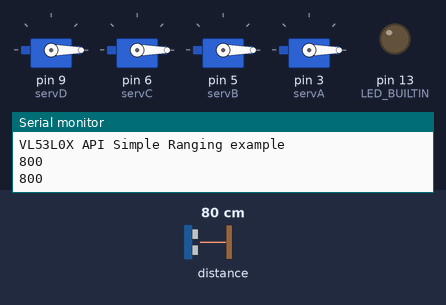
A sketch run on a simulated Arduino Uno, built with avr-gcc and run on an emulated ATmega328P. Shown: 4 × servo, output pins drawn as LEDs (lit = HIGH), the last lines printed to the serial monitor. The test bench sets the inputs (shaded band); at power-on: distance to the obstacle 80 cm.

Above: at 1.9 s.
2.0 s: distance to the obstacle set to 9 cm
At 2.45 s:
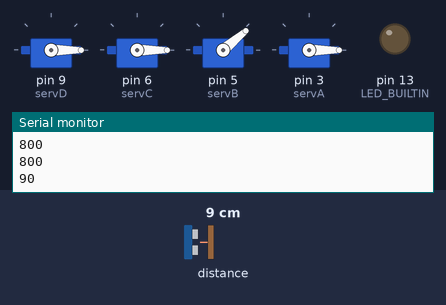
6.3 s: distance to the obstacle set to 35 cm
At 6.98 s:
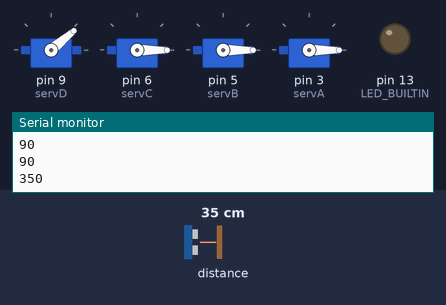
10.6 s: distance to the obstacle set to 2 cm
At 11.51 s:
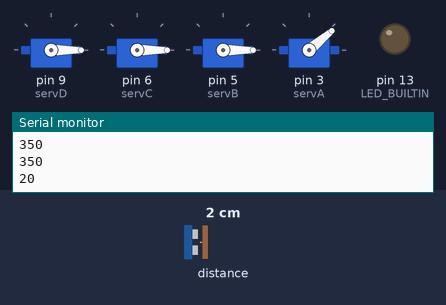
Timing chart, 0 to 20.9 s (numbered marks = the images above; inputs shaded):
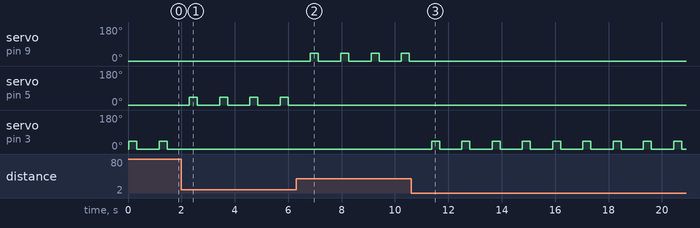

Measured:
- after the input at 2.0 s, servo on pin 5 (servB): alternates 40° for 0.30 s and 0° for 0.83 s, starting after 0.30 s; servo on pin 3 (servA): stops changing and stays 0°
- after the input at 6.3 s, servo on pin 9 (servD): alternates 40° for 0.30 s and 0° for 0.83 s, starting after 0.54 s; servo on pin 5 (servB): stops changing and stays 0°
- after the input at 10.6 s, servo on pin 9 (servD): stops changing and stays 0°; servo on pin 3 (servA): alternates 40° for 0.30 s and 0° for 0.83 s, starting after 0.77 s
- by itself, servo on pin 3 (servA): alternates 40° for 0.30 s and 0° for 0.83 s

The sketch:

VL53L0X_Servo070323.ino
```cpp
#include "Adafruit_VL53L0X.h"
#include "Servo.h"
Adafruit_VL53L0X lox = Adafruit_VL53L0X();
//these values will not change
int delayt = 300;
//these values will not change
int pos = 0;
// had to add servwrite pos=0 so on startup always initialized at 0 and won't drop product
int baseline = 400;
int offset = 30;
int Ddist = 350 + offset;
int Cdist = 250 + offset;
int Bdist = 150 + offset;
int Adist = 50 + offset;


//creating new servo object below
Servo servD;
Servo servC;
Servo servB;
Servo servA;


void setup() {
  Serial.begin(115200);
  pinMode(LED_BUILTIN, HIGH);
  // wait for serial port to open for native USB
  while (! Serial) {
    delay(1);
  }

  // We need to attach the servo to the used pin number
//  Servo1.attach(LEDLpin);
    servD.write(pos);
    servC.write(pos);
    servB.write(pos);
    servA.write(pos);
    servD.attach(9);
    servC.attach(6);
    servB.attach(5);
    servA.attach(3);
// const int Dpin = 9;
//const int Cpin = 6;
//const int Bpin = 5;
//const int Apin = 3;
  Serial.println("Adafruit VL53L0X test");
  if (!lox.begin()) {
    Serial.println(F("Failed to boot VL53L0X"));
    while(1);
  }
  // power
  Serial.println(F("VL53L0X API Simple Ranging example\n\n"));
}


void loop() {
  VL53L0X_RangingMeasurementData_t measure;

  //Serial.print("Reading a measurement... ");
  lox.rangingTest(&measure, false); // pass in 'true' to get debug data printout!

  if (measure.RangeStatus != 4) {  // phase failures have incorrect data
    //Serial.print("Distance (mm): "); Serial.println(measure.RangeMilliMeter);
    Serial.println(measure.RangeMilliMeter);
  } else {
    Serial.println(" out of range ");
  }
  //code below to define servo as function of positions
  if ((measure.RangeMilliMeter < baseline)&& (measure.RangeMilliMeter > Ddist)) {
  // No object! Continue usual tasks.
  }
  else if ((measure.RangeMilliMeter < Ddist)&& (measure.RangeMilliMeter > Cdist) ) {
  servD.write(40);
  delay(delayt);
  servD.write(0);
  }
  else if ((measure.RangeMilliMeter < Cdist)&& (measure.RangeMilliMeter > Bdist)) {
  servC.write(40);
  delay(delayt);
  servC.write(0);
  }
  else if ((measure.RangeMilliMeter < Bdist)&& (measure.RangeMilliMeter > Adist)) {
  servB.write(40);
  delay(delayt);
  servB.write(0);
  }
  else {
  servA.write(40);
  delay(delayt);
  servA.write(0);}

delay(800);
}
```
